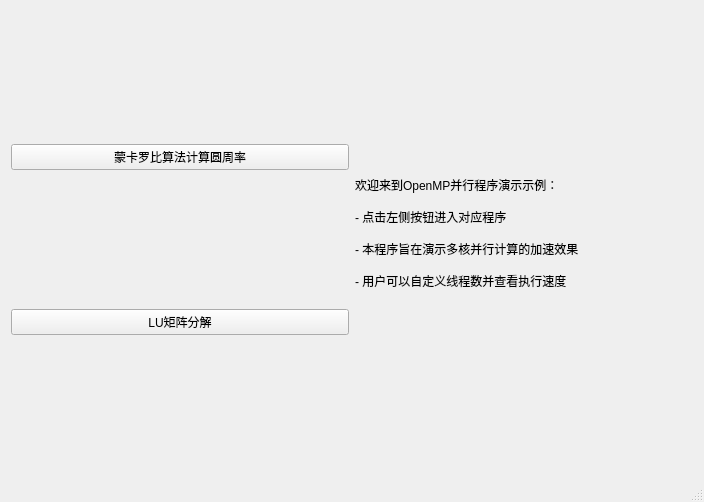
<?xml version="1.0" encoding="UTF-8"?>
<ui version="4.0">
 <class>OpenMPWidgetClass</class>
 <widget class="QMainWindow" name="OpenMPWidgetClass">
  <property name="geometry">
   <rect>
    <x>0</x>
    <y>0</y>
    <width>704</width>
    <height>502</height>
   </rect>
  </property>
  <property name="windowTitle">
   <string>OpenMPWidget</string>
  </property>
  <widget class="QWidget" name="centralWidget">
   <layout class="QGridLayout" name="gridLayout">
    <item row="0" column="0">
     <layout class="QHBoxLayout" name="horizontalLayout">
      <item>
       <layout class="QVBoxLayout" name="verticalLayout">
        <item>
         <widget class="QPushButton" name="PIbtn">
          <property name="text">
           <string>蒙卡罗比算法计算圆周率</string>
          </property>
         </widget>
        </item>
        <item>
         <widget class="QPushButton" name="matrixbtn">
          <property name="text">
           <string>LU矩阵分解</string>
          </property>
         </widget>
        </item>
       </layout>
      </item>
      <item>
       <widget class="QLabel" name="label">
        <property name="text">
         <string>欢迎来到OpenMP并行程序演示示例：

- 点击左侧按钮进入对应程序

- 本程序旨在演示多核并行计算的加速效果

- 用户可以自定义线程数并查看执行速度
</string>
        </property>
       </widget>
      </item>
     </layout>
    </item>
   </layout>
  </widget>
  <widget class="QStatusBar" name="statusBar"/>
 </widget>
 <layoutdefault spacing="6" margin="11"/>
 <resources>
  <include location="OpenMPWidget.qrc"/>
 </resources>
 <connections/>
</ui>
